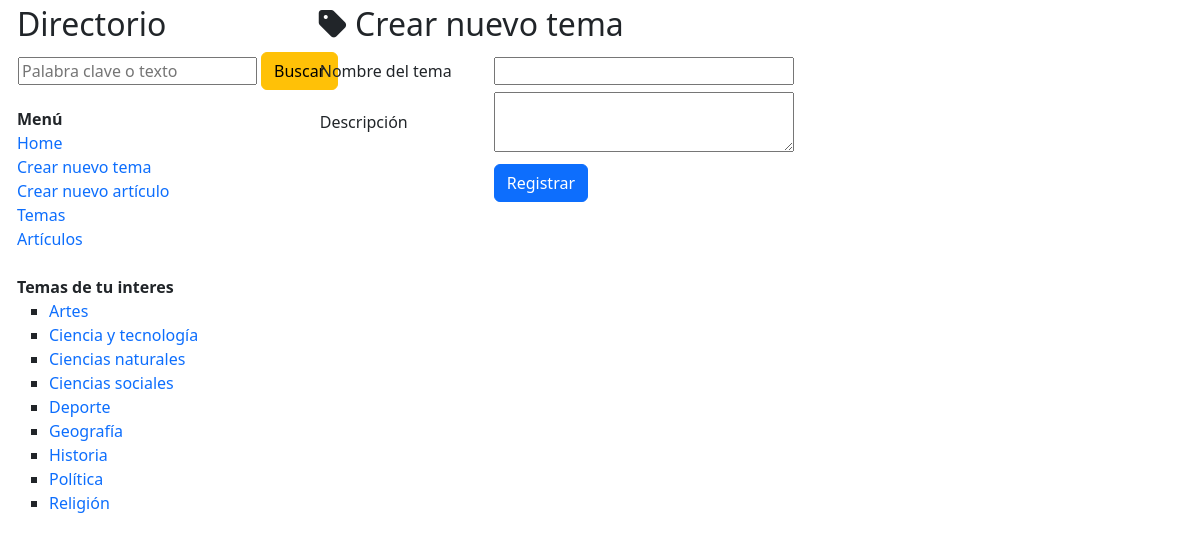
Page /nuevoTema on the committed database.
### wikiApp/models.py (models this page shows)
class temaWiki(models.Model):
    nombre = models.CharField(max_length=128, null=True, blank=True)
    descripcion = models.CharField(max_length=512, null=True, blank=True)

### wikiApp/views.py (the view, shortened to what this page needs)
# urls.py: path('nuevoTema',views.nuevoTema,name='nuevoTema'),
def nuevoTema(request):
    return render(request,'nuevoTema.html',{
        'listaTemas':temaWiki.objects.all()
    })

### wikiApp/templates/nuevoTema.html (shortened to what this page needs)
{% extends "layout.html" %}
{% block contenido %}
    <h2><i class="fa-solid fa-tag"></i> Crear nuevo tema</h2>
    <form method="post" action="{% url 'wikiApp:nuevoTema' %}">
        <table>
            <tr height="40">
                <td><label>Nombre del tema</label></td>
                <td width="40"></td>
                <td><input type="text" style="width:300px;" name="nombreTema" required></td>
            </tr>
            <tr height="40">
                <td><label>Descripción</label></td>
                <td width="40"></td>
                <td><textarea style="width:300px; height: 60px;" name="descripcionTema" required></textarea></td>
            </tr>
            <tr height="60">
                <td colspan="2"></td>
                <td><input class="btn btn-primary" type="submit" value="Registrar"></td>
            </tr>
        </table>
    </form>
{% endblock %}

### wikiApp/templates/layout.html (shortened to what this page needs)
{% load static %}
<html>
<head>
    <link href="https://cdn.jsdelivr.net/npm/bootstrap@5.3.0/dist/css/bootstrap.min.css" rel="stylesheet">
    <link rel="stylesheet" href="https://cdnjs.cloudflare.com/ajax/libs/font-awesome/6.3.0/css/all.min.css" />
    <link rel="stylesheet" href="{% static 'css/estilos.css'%}">
</head>
<body>
    <div class="row" style="margin-left:5px; margin-top:5px">
        <div class="col-3">
            <h2>Directorio</h2>
            <div>
                <form method="post" action="{% url 'wikiApp:buscarArticulo' %}">
                    <table>
                        <tr>
                            <td><input type="text" name="texto" placeholder="Palabra clave o texto"></td>
                            <td width="10"></td>
                            <td><input class="btn btn-warning" type="submit" value="Buscar"></td>
                        </tr>
                    </table>
                </form>
            </div>
            <b>Menú</b>
            <div>
                <a href="{% url 'wikiApp:inicio' %}"  >Home</a>
            </div>
            <div>
                <a href="{% url 'wikiApp:nuevoTema' %}">Crear nuevo tema</a>
            </div>
            <div>
                <a href="{% url 'wikiApp:nuevoArticulo' %}">Crear nuevo artículo</a>
            </div>
            <div>
                <a href="{% url 'wikiApp:temas' %}">Temas</a>
            </div>
            <div>
                <a href="{% url 'wikiApp:articulos' %}">Artículos</a>
            </div>
            <br>
            <div>
                <b>Temas de tu interes</b>
                <ul type="square">
                    {% for tema in listaTemas %}
                        <li><a href="{% url 'wikiApp:verTema' tema.id %}">{{ tema.nombre }}</a></li>
                    {% endfor %}
                </ul>
            </div>
        </div>
        <div class="col-8">
            {% block contenido %}
            {% endblock %}
        </div>
    </div>
</body>
</html>

### wikiApp/static/css/estilos.css (style rules this page uses)
a { text-decoration: none; }

### rows in the picture
temaWiki: nombre "Artes"
temaWiki: nombre "Ciencia y tecnología"
temaWiki: nombre "Ciencias naturales"
temaWiki: nombre "Ciencias sociales"
temaWiki: nombre "Deporte"
temaWiki: nombre "Geografía"
temaWiki: nombre "Historia"
temaWiki: nombre "Política"
temaWiki: nombre "Religión"
